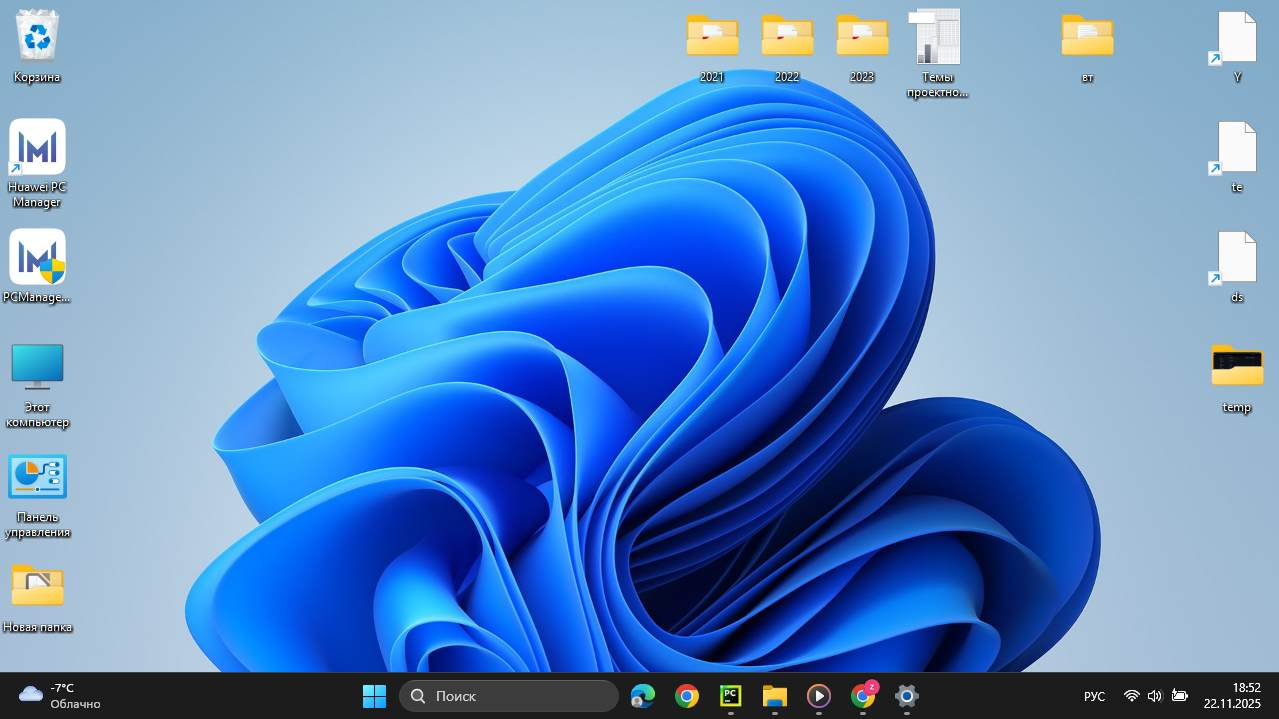
#> input picture basic/image/data/ch1.jpg, 1279 x 719 px
$ python test3.py
#> lines starting #> are read from the running program, lines starting #| are printed output that depends on the picture; after the words box and inside, x2 and y2 are one past the last pixel; in counts of white or black regions, pixels touching at a corner belong together
import cv2
import numpy as np
from PIL import Image


def quantize_auto_otsu(image_path):
#> called with image_path = 'ch1.jpg'
    image = cv2.imread(image_path)
#> image is the input picture: shape (719, 1279, 3); mean B, G, R 194.7, 138.1, 94.3
    gray_image = cv2.cvtColor(image, cv2.COLOR_BGR2GRAY)
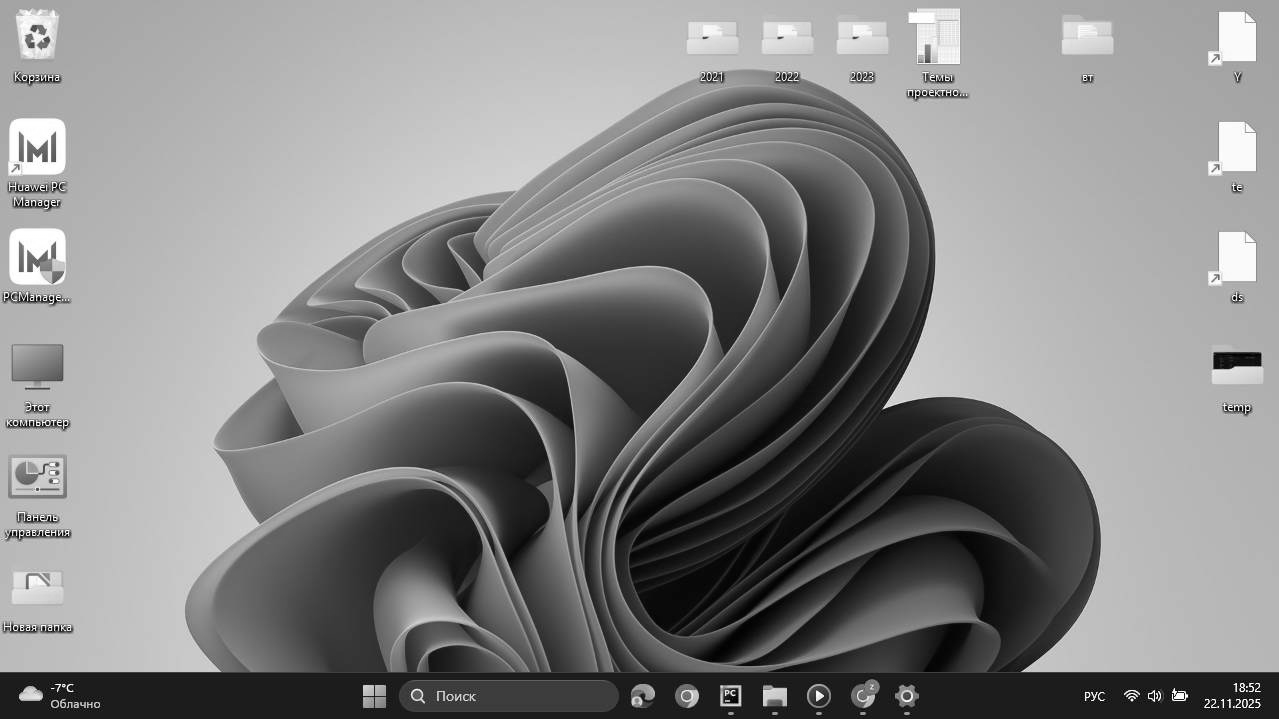
#> gray_image: shape (719, 1279); min 0, max 255, mean 131.4

    gray_image = cv2.blur(gray_image, (2, 2))

    # Otsu автоматически находит оптимальный порог (otsu)
    _, binary_image = cv2.threshold(
        gray_image, 0, 255, cv2.THRESH_BINARY + cv2.THRESH_OTSU
    )
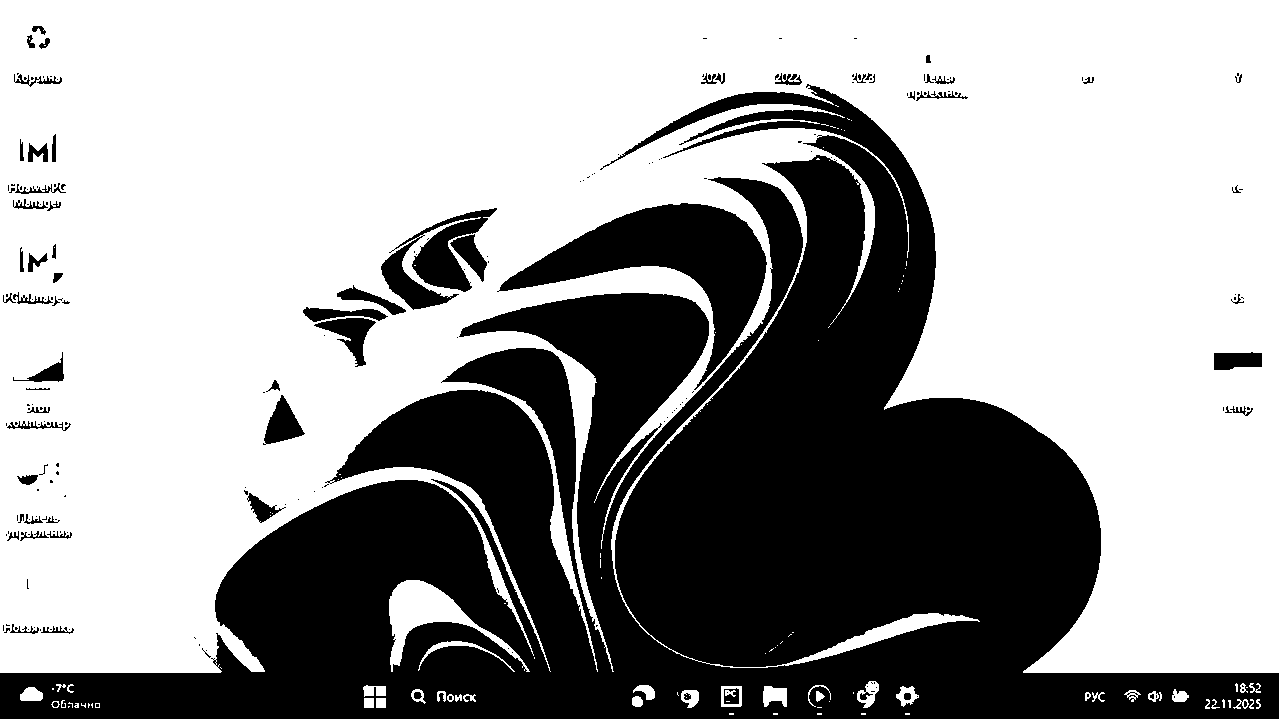
#> binary_image: shape (719, 1279); 61.8% white; 216 black regions (154 under 20 px), largest, box (x1, y1, x2, y2) and area: (0, 84, 1279, 719) 319952, (497, 203, 767, 390) 16033, (381, 208, 497, 310) 4676
    return binary_image


# Использование
result = quantize_auto_otsu('ch1.jpg')
print(result)
#> (printed output is left out)
Image.fromarray(result).show()

$ run again, with basic/image/data/a10.jpg copied over basic/image/data/ch1.jpg
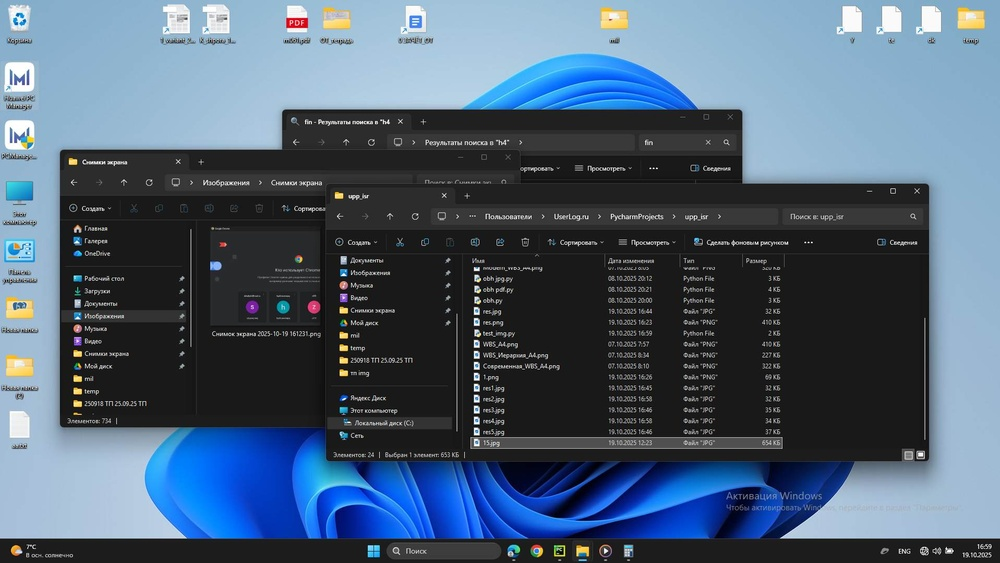
#> input picture basic/image/data/a10.jpg, 1000 x 563 px, shrunk from 1917 x 1079 before the run
#> in quantize_auto_otsu, image is the input picture: shape (563, 1000, 3); mean B, G, R 115.1, 95.3, 76.9
#> in quantize_auto_otsu, `gray_image = cv2.cvtColor(image, cv2.COLOR_BGR2GRAY)`:
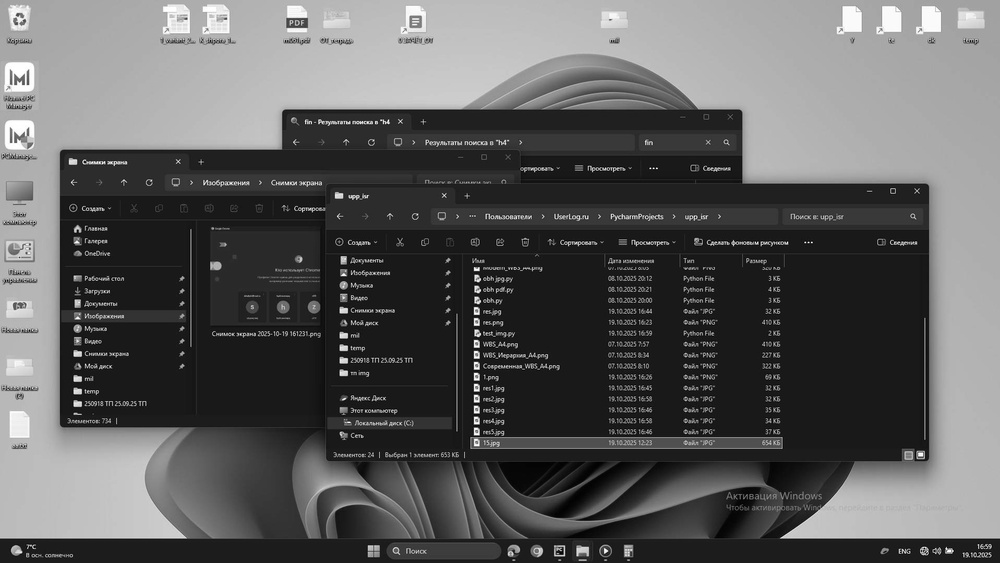
#> gray_image: shape (563, 1000); min 0, max 255, mean 92
#> in quantize_auto_otsu, `_, binary_image = cv2.threshold( gray_image, 0, 255, cv2.THRESH_BINARY..`:
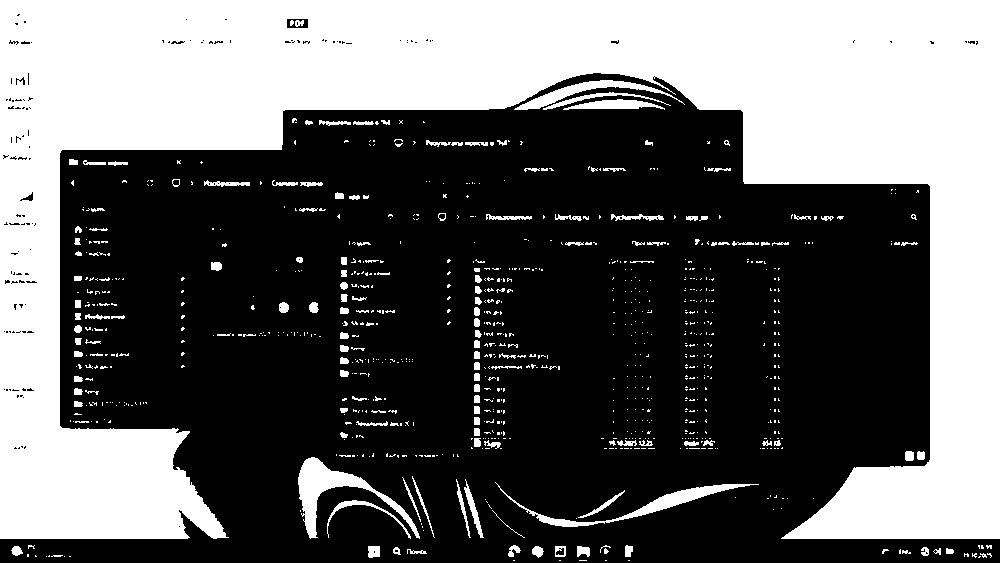
#> binary_image: shape (563, 1000); 39.6% white; 893 white regions (742 under 20 px), largest, box (x1, y1, x2, y2) and area: (0, 0, 1000, 539) 205139, (298, 457, 420, 539) 2406, (495, 482, 759, 527) 1649
#> (printed output is left out)
